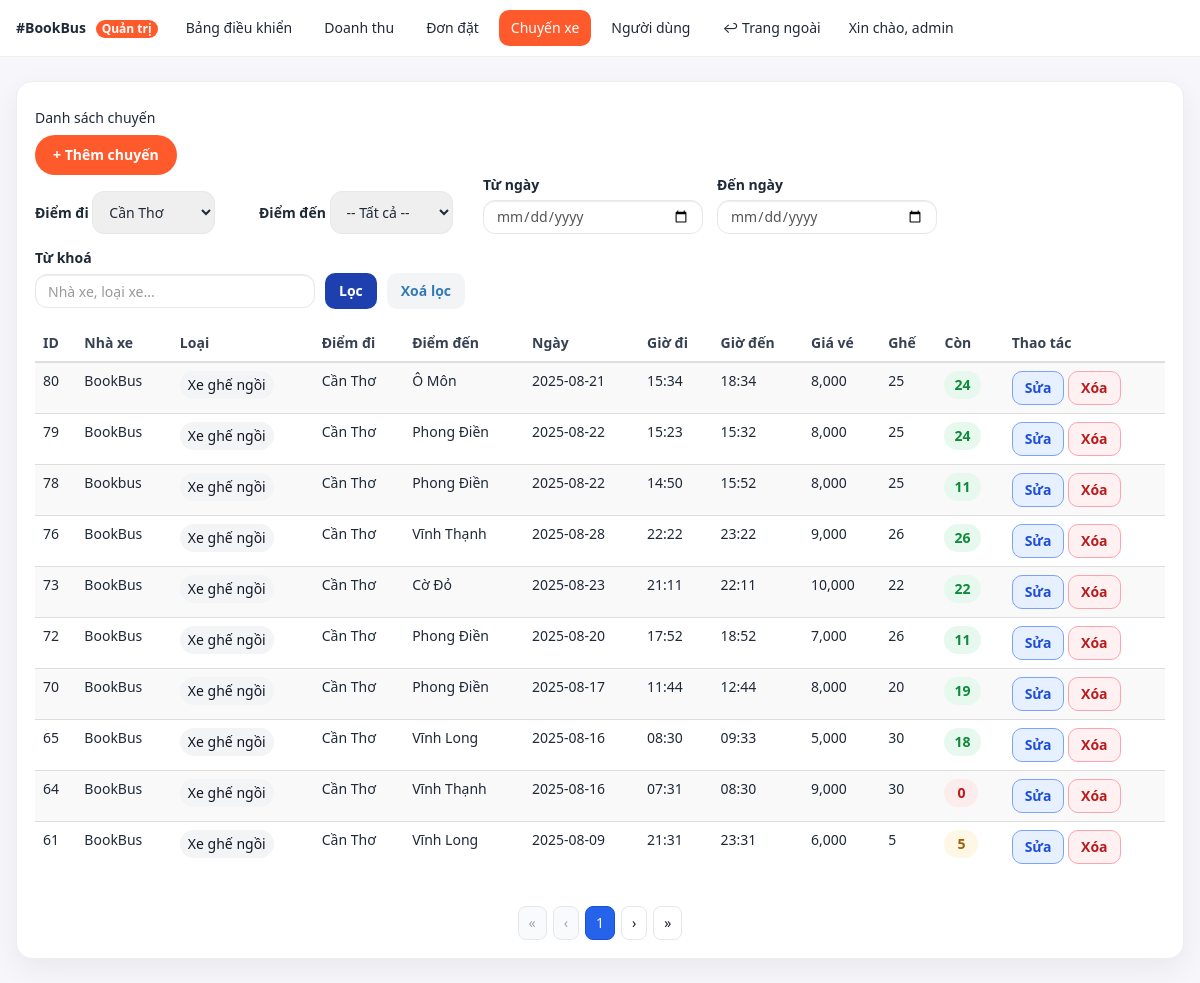
The page /admin/trips.php?diem_di=Cần Thơ (signed in) on the database its author committed.
### tables this page shows
CREATE TABLE chuyenxe (
        id INTEGER PRIMARY KEY AUTOINCREMENT,
        ten_nhaxe TEXT NOT NULL,
        loai_xe TEXT NOT NULL,
        diem_di TEXT NOT NULL,
        diem_den TEXT NOT NULL,
        ngay_di DATE NOT NULL,
        gio_di TIME NOT NULL,
        gio_den TIME NOT NULL,
        gia_ve INTEGER NOT NULL,
        so_ghe INTEGER NOT NULL,
        so_ghe_con INTEGER NOT NULL
    );

### admin/trips.php (the view, shortened to what this page needs)
<?php
require_once __DIR__ . "/_layout_top.php";
require_once __DIR__ . "/../libs/db_chuyenxe.php";
$LOCATIONS = ["Cần Thơ","Phong Điền","Ô Môn","Vĩnh Long","Kinh Cùng","Cái Tắc","Thốt Nốt","Cờ Đỏ","Vĩnh Thạnh","Bình Tân"];
$diem_di  = trim($_GET['diem_di']  ?? '');
$tu_ngay  = trim($_GET['tu_ngay']  ?? '');
$den_ngay = trim($_GET['den_ngay'] ?? '');
$q        = trim($_GET['q'] ?? '');
$perPage  = 10;
$where = [];
$params = [];
if ($diem_di !== '') { $where[] = "diem_di = :diem_di"; $params[':diem_di'] = $diem_di; }
$whereSql = $where ? ("WHERE ".implode(" AND ", $where)) : "";
$page = max(1, (int)($_GET['p'] ?? 1));
$st = $pdo->prepare("SELECT COUNT(*) FROM chuyenxe $whereSql");
$st->execute($params);
$total = (int)$st->fetchColumn();
$pages = max(1, (int)ceil($total / $perPage));
$offset = ($page - 1) * $perPage;
$sql = "SELECT id,ten_nhaxe,loai_xe,diem_di,diem_den,ngay_di,gio_di,gio_den,gia_ve,so_ghe,so_ghe_con
        FROM chuyenxe $whereSql
        ORDER BY id DESC
        LIMIT :limit OFFSET :offset";
$st = $pdo->prepare($sql);
foreach ($params as $k=>$v) $st->bindValue($k, $v);
$st->bindValue(':limit', $perPage, PDO::PARAM_INT);
$st->bindValue(':offset', $offset, PDO::PARAM_INT);
$st->execute();
$rows = $st->fetchAll(PDO::FETCH_ASSOC);
function seat_pill_class($left){
  if ($left <= 0) return "pill pill-red";
  if ($left <= 10) return "pill pill-amber";
  return "pill pill-green";
}
function h($s){ return htmlspecialchars($s, ENT_QUOTES, 'UTF-8'); }
function keep($extra = []){
  $base = [
    'diem_di' => $_GET['diem_di'] ?? '',
    'diem_den' => $_GET['diem_den'] ?? '',
    'tu_ngay' => $_GET['tu_ngay'] ?? '',
    'den_ngay' => $_GET['den_ngay'] ?? '',
    'q' => $_GET['q'] ?? '',
  ];
  foreach($extra as $k=>$v) $base[$k] = $v;
  return http_build_query($base);
}
?>
<div class="cardx">
  <div class="d-flex justify-content-between align-items-center mb-3">
    <h5 class="m-0">Danh sách chuyến</h5>
    <a href="trips_edit.php" class="btn btn-brand">+ Thêm chuyến</a>
  </div>
  <form method="get" class="filterbar">
    <div class="group">
      <label class="form-label">Điểm đi</label>
      <select class="form-select" name="diem_di">
        <?php foreach($LOCATIONS as $l): ?>
          <option value="<?=h($l)?>" <?=$diem_di===$l?'selected':''?>><?=h($l)?></option>
        <?php endforeach; ?>
      </select>
    </div>
    <div class="group">
      <label class="form-label">Điểm đến</label>
      <select class="form-select" name="diem_den">
        <option value="">-- Tất cả --</option>
      </select>
    </div>
    <div class="group g-date">
      <label class="form-label">Từ ngày</label>
      <input type="date" class="form-control" name="tu_ngay" value="<?=h($tu_ngay)?>">
    </div>
    <div class="group g-date">
      <label class="form-label">Đến ngày</label>
      <input type="date" class="form-control" name="den_ngay" value="<?=h($den_ngay)?>">
    </div>
    <div class="group g-search">
      <label class="form-label">Từ khoá</label>
      <div class="search-row">
        <input type="text" class="form-control" name="q" placeholder="Nhà xe, loại xe..." value="<?=h($q)?>">
        <button class="btn-primary" type="submit">Lọc</button>
        <a class="btn-secondary" href="trips.php">Xoá lọc</a>
      </div>
    </div>
  </form>
  <div class="table-responsive">
  <table class="table align-middle table-striped">
    <thead>
      <tr>
        <th>ID</th>
        <th>Nhà xe</th>
        <th>Loại</th>
        <th>Điểm đi</th>
        <th>Điểm đến</th>
        <th>Ngày</th>
        <th>Giờ đi</th>
        <th>Giờ đến</th>
        <th>Giá vé</th>
        <th>Ghế</th>
        <th>Còn</th>
        <th>Thao tác</th>
      </tr>
    </thead>
    <tbody>
      <?php foreach($rows as $r): ?>
      <tr>
        <td><?=$r['id']?></td>
        <td><?=h($r['ten_nhaxe'])?></td>
        <td><span class="badge-type"><?=h($r['loai_xe'])?></span></td>
        <td><?=h($r['diem_di'])?></td>
        <td><?=h($r['diem_den'])?></td>
        <td><?=h($r['ngay_di'])?></td>
        <td><?=h($r['gio_di'])?></td>
        <td><?=h($r['gio_den'])?></td>
        <td><?=number_format((int)$r['gia_ve'])?></td>
        <td><?=$r['so_ghe']?></td>
        <td><span class="<?=seat_pill_class((int)$r['so_ghe_con'])?>"><?=$r['so_ghe_con']?></span></td>
        <td class="d-flex gap-2">
          <a class="btn-chip edit" href="trips_edit.php?id=<?=$r['id']?>">Sửa</a>
          <form id="del-<?=$r['id']?>" method="post" action="trips_delete.php?<?=keep(['p'=>$page])?>" style="display:inline-block;margin:0;">
            <button type="button" class="btn-chip delete js-del" data-id="<?=$r['id']?>">Xóa</button>
          </form>
        </td>
      </tr>
      <?php endforeach; ?>
    </tbody>
  </table>
  </div>
  <?php if ($pages > 1): ?>
  <div class="paginationx">
    <?php if ($page > 1): ?>
      <a href="?<?=keep(['p'=>1])?>">&laquo;</a>
      <a href="?<?=keep(['p'=>$page-1])?>">&lsaquo;</a>
    <?php else: ?>
      <span class="muted">&laquo;</span>
      <span class="muted">&lsaquo;</span>
    <?php endif; ?>
    <span class="active"><?=$page?></span>
    <?php if ($page < $pages): ?>
      <a href="?<?=keep(['p'=>$page+1])?>">&rsaquo;</a>
      <a href="?<?=keep(['p'=>$pages])?>">&raquo;</a>
    <?php else: ?>
      <span class="muted">&rsaquo;</span>
      <span class="muted">&raquo;</span>
    <?php endif; ?>
  </div>
  <?php endif; ?>
</div>
<?php require_once __DIR__ . "/_layout_bottom.php"; ?>

### admin/assets/admin.css (style rules this page uses)
:root { --brand:#ff5a2c;--brand-ink:#1f2937;--muted:#6b7280;--bg:#f7f7fb;--card:#fff;--ring:rgba(255,90,44,.35) }
.admin-body { background:var(--bg);color:var(--brand-ink);font-family:system-ui,-apple-system,Segoe UI,Roboto,Helvetica,Arial,sans-serif }
.cardx { background:var(--card);border-radius:16px;box-shadow:0 10px 30px rgba(0,0,0,.06);border:1px solid #eee;padding:18px }
.form-control,.form-select { border-radius:12px;border:1px solid #e5e7eb;padding:10px 12px }
.btn-brand { background:var(--brand);color:#fff;border:none;border-radius:999px;padding:10px 18px;font-weight:600 }

### admin/trips.php (style rules this page uses)
.pill { display:inline-flex;align-items:center;justify-content:center; min-width:34px;height:28px;padding:0 10px;border-radius:999px;font-weight:700;font-size:14px }
.pill-green { background:#e7f9ee;color:#0f8a3a }
.pill-amber { background:#fff7e6;color:#a16207 }
.pill-red { background:#fdecec;color:#b91c1c }
.btn-chip { display:inline-block;padding:6px 12px;border-radius:10px;font-weight:600; text-decoration:none;border:1px solid transparent;cursor:pointer }
.btn-chip.edit { background:#e6f0ff;border-color:#7aa2ff;color:#1d4ed8 }
.btn-chip.delete { background:#fff1f2;border-color:#fda4af;color:#b91c1c }
.table thead th { font-weight:700;color:#374151 }
.badge-type { display:inline-block;padding:4px 8px;border-radius:999px;background:#f3f4f6;color:#111827 }
.paginationx { display:flex;gap:6px;justify-content:center;margin-top:14px }
.paginationx a,.paginationx span { padding:6px 10px;border:1px solid #e5e7eb;border-radius:8px;text-decoration:none;color:#111827;background:#fff }
.paginationx .active { background:#2563eb;color:#fff;border-color:#1d4ed8 }
.paginationx .muted { color:#9ca3af;background:#f9fafb }
.filterbar { display:flex;flex-wrap:wrap;gap:14px;align-items:flex-end;margin-bottom:16px }
.filterbar .group { min-width:210px }
.filterbar .group.g-date { width:220px }
.filterbar .group.g-search { flex:0 0 auto }
.filterbar .group.g-search .search-row { display:flex;gap:10px;align-items:center }
.filterbar .group.g-search .search-row input { width:280px }
.filterbar .btn-primary { background:#1e40af;border:none;color:#fff;border-radius:10px;padding:8px 14px;font-weight:700 }
.filterbar .btn-secondary { background:#f3f4f6;border:none;border-radius:10px;padding:8px 14px;font-weight:600 }

### rows shown on the page
chuyenxe: id "80", ten_nhaxe "BookBus", loai_xe "Xe ghế ngồi", diem_di "Cần Thơ", diem_den "Ô Môn", ngay_di "2025-08-21", gio_di "15:34", gio_den "18:34", gia_ve "8,000", so_ghe "25", so_ghe_con "24"
chuyenxe: id "79", ten_nhaxe "BookBus", loai_xe "Xe ghế ngồi", diem_di "Cần Thơ", diem_den "Phong Điền", ngay_di "2025-08-22", gio_di "15:23", gio_den "15:32", gia_ve "8,000", so_ghe "25", so_ghe_con "24"
chuyenxe: id "78", ten_nhaxe "Bookbus", loai_xe "Xe ghế ngồi", diem_di "Cần Thơ", diem_den "Phong Điền", ngay_di "2025-08-22", gio_di "14:50", gio_den "15:52", gia_ve "8,000", so_ghe "25", so_ghe_con "11"
chuyenxe: id "76", ten_nhaxe "BookBus", loai_xe "Xe ghế ngồi", diem_di "Cần Thơ", diem_den "Vĩnh Thạnh", ngay_di "2025-08-28", gio_di "22:22", gio_den "23:22", gia_ve "9,000", so_ghe "26", so_ghe_con "26"
chuyenxe: id "73", ten_nhaxe "BookBus", loai_xe "Xe ghế ngồi", diem_di "Cần Thơ", diem_den "Cờ Đỏ", ngay_di "2025-08-23", gio_di "21:11", gio_den "22:11", gia_ve "10,000", so_ghe "22", so_ghe_con "22"
chuyenxe: id "72", ten_nhaxe "BookBus", loai_xe "Xe ghế ngồi", diem_di "Cần Thơ", diem_den "Phong Điền", ngay_di "2025-08-20", gio_di "17:52", gio_den "18:52", gia_ve "7,000", so_ghe "26", so_ghe_con "11"
chuyenxe: id "70", ten_nhaxe "BookBus", loai_xe "Xe ghế ngồi", diem_di "Cần Thơ", diem_den "Phong Điền", ngay_di "2025-08-17", gio_di "11:44", gio_den "12:44", gia_ve "8,000", so_ghe "20", so_ghe_con "19"
chuyenxe: id "65", ten_nhaxe "BookBus", loai_xe "Xe ghế ngồi", diem_di "Cần Thơ", diem_den "Vĩnh Long", ngay_di "2025-08-16", gio_di "08:30", gio_den "09:33", gia_ve "5,000", so_ghe "30", so_ghe_con "18"
chuyenxe: id "64", ten_nhaxe "BookBus", loai_xe "Xe ghế ngồi", diem_di "Cần Thơ", diem_den "Vĩnh Thạnh", ngay_di "2025-08-16", gio_di "07:31", gio_den "08:30", gia_ve "9,000", so_ghe "30", so_ghe_con "0"
chuyenxe: id "61", ten_nhaxe "BookBus", loai_xe "Xe ghế ngồi", diem_di "Cần Thơ", diem_den "Vĩnh Long", ngay_di "2025-08-09", gio_di "21:31", gio_den "23:31", gia_ve "6,000", so_ghe "5", so_ghe_con "5"

### other values the page prints
$_SESSION['user']['username'] "admin"
$page "1"
form field diem_di "Cần Thơ"
